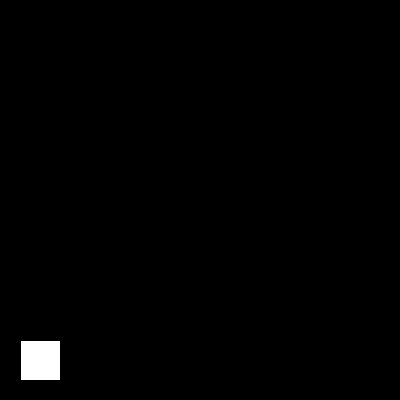
Frame 1 (no input)
Frame 60 (the mouse pressed at the canvas centre just before this capture): identical to frame 1, image omitted
Frame 120 (the mouse held since frame 60 and released just before this capture): identical to frame 1, image omitted

The Processing sketch that drew this single still picture (run headless with seeded random() and noise(); from frame 60 on, the mouse is pressed at the canvas centre):

// Processing sketch: salto
// ── salto.pde
Objeto objeto;
void setup() {
  size(400, 400);
  rectMode(CENTER);
  objeto = new Objeto(width/10, height-width/10, width/10, 5);
}
void draw() {
  background(0);
  objeto.dibujar();
}

// ── objeto.pde
class Objeto {
  float x, y, limiteDeSalto, tam, vel, piso;
  boolean saltando, subiendo, cayendo;
  Objeto(float x, float y, float tam, float vel) {
    this.x = x;
    this.y = y;
    this.piso = y;
    this.tam = tam;
    this.vel = vel;
    
    this.limiteDeSalto = tam * 2;
    this.subiendo = true;
  }
  void dibujar() {
    square( this.x, this.y, this.tam);
    this.actualizar();
  }
  void actualizar() {
    if (keyPressed && keyCode == UP && !this.saltando) {
      println("UP");
      this.saltando = true;
    } else if (keyPressed && keyCode == LEFT && !this.saltando) {
      println("LEFT");
      this.x -= this.vel;
    } else if (keyPressed && keyCode == RIGHT && !this.saltando) {
      println("RIGHT");
      this.x += this.vel;
    }
    if (this.saltando == true) {
      this.logicaDeSalto();
    }
  }
  void logicaDeSalto() {
    if (this.subiendo == true && this.cayendo == false) {
      this.y--;
      if (this.y < height - this.limiteDeSalto) {
        this.cayendo  = true;
        this.subiendo = false;
      }
    } else if (this.subiendo == false && this.cayendo == true) {
      this.y++;
      if (this.y >= this.piso) {
        this.cayendo  = false;
        this.subiendo = true;
        this.saltando = false;
      }
    }
    println(this.subiendo);
  }
}
